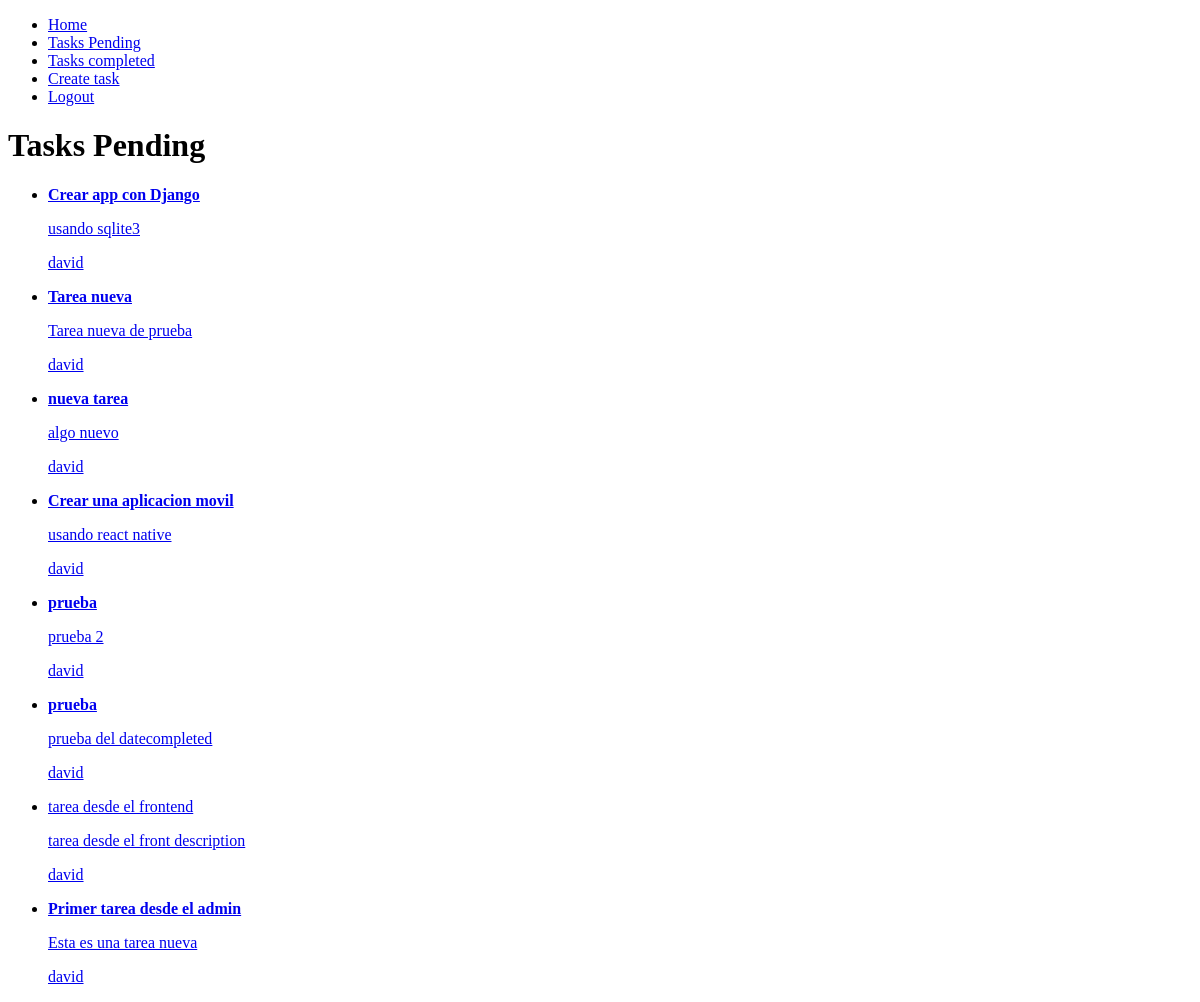
/tasks_completed/ (signed in), run on an earlier commit of the app's database.
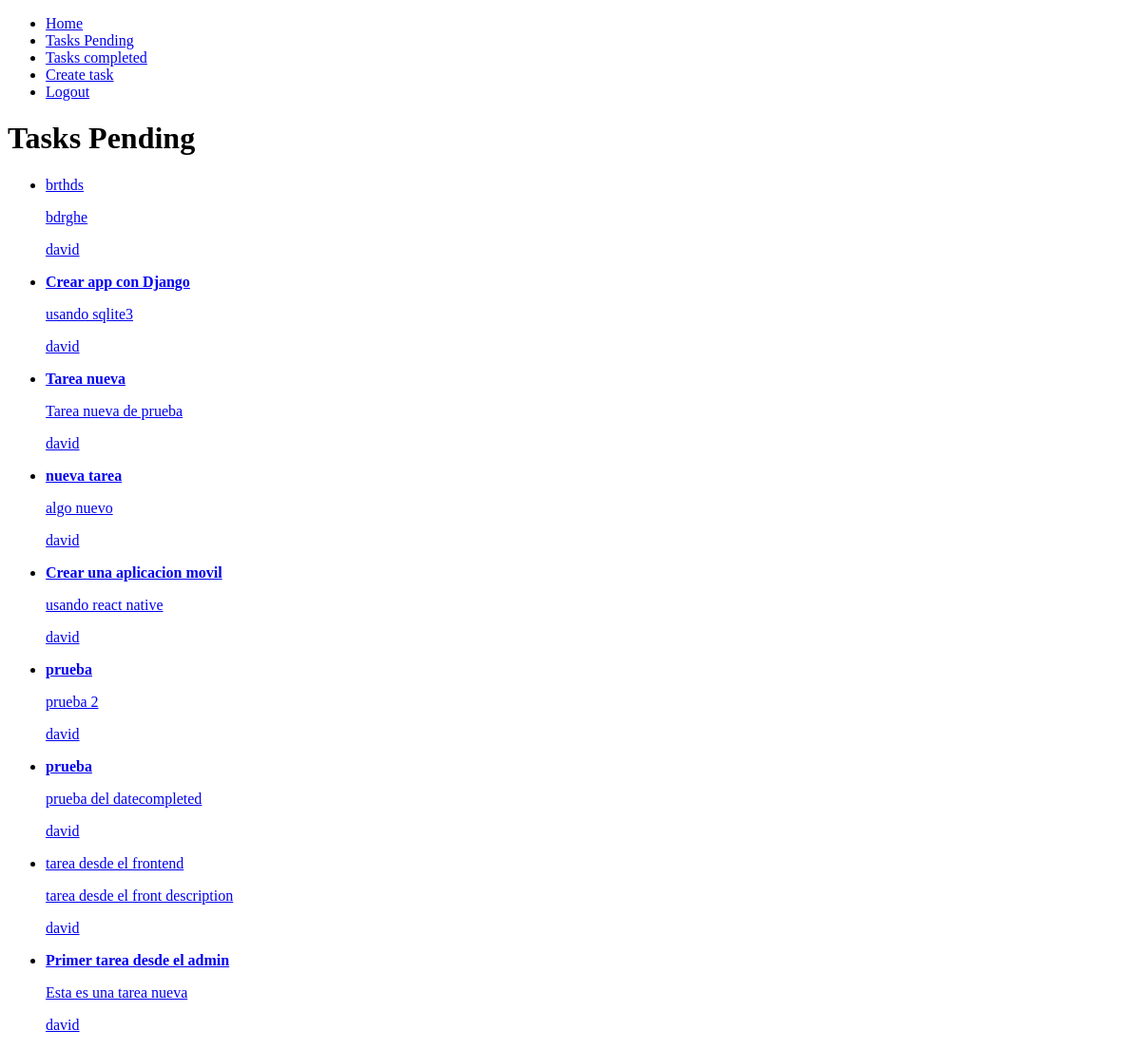
And on a later commit of the database.
### tasks/models.py (models this page shows, shortened)
class Task(models.Model):
    title = models.CharField(max_length=100)
    description = models.TextField(blank=True)
    created = models.DateTimeField(auto_now_add=True)
    datecompleted = models.DateTimeField(null=True, blank=True)
    important = models.BooleanField(default=False)
    user = models.ForeignKey(User, on_delete= models.CASCADE)

### tasks/views.py (the view)
# urls.py: path('tasks_completed/', views.tasks_completed, name='task_completed'),
def tasks_completed(request):
    task = Task.objects.filter(user=request.user, datecompleted__isnull=False).order_by('-datecompleted')
    return render(request, 'tasks.html', {'tasks': task})

### tasks/templates/tasks.html (shortened to what this page needs)
{% extends 'base.html' %}
{% block content %}
    <h1>Tasks Pending</h1>
    <ul>
        {% for task in tasks %}
        <li>
            <a href="{% url 'task_detail' task.id %}">
                {% if task.important %}
                    <strong>{{task.title}}</strong>
                {% else %}
                    {{task.title}}
                {% endif %}
                    <p>{{task.description}}</p>
                    <p>{{task.user.username}}</p>
            </a>
        </li>
        {% endfor %}
    </ul>
{% endblock %}

What changed in the data, as far as the page shows it:
added Task: title "brthds", description "bdrghe", user.username "david"
